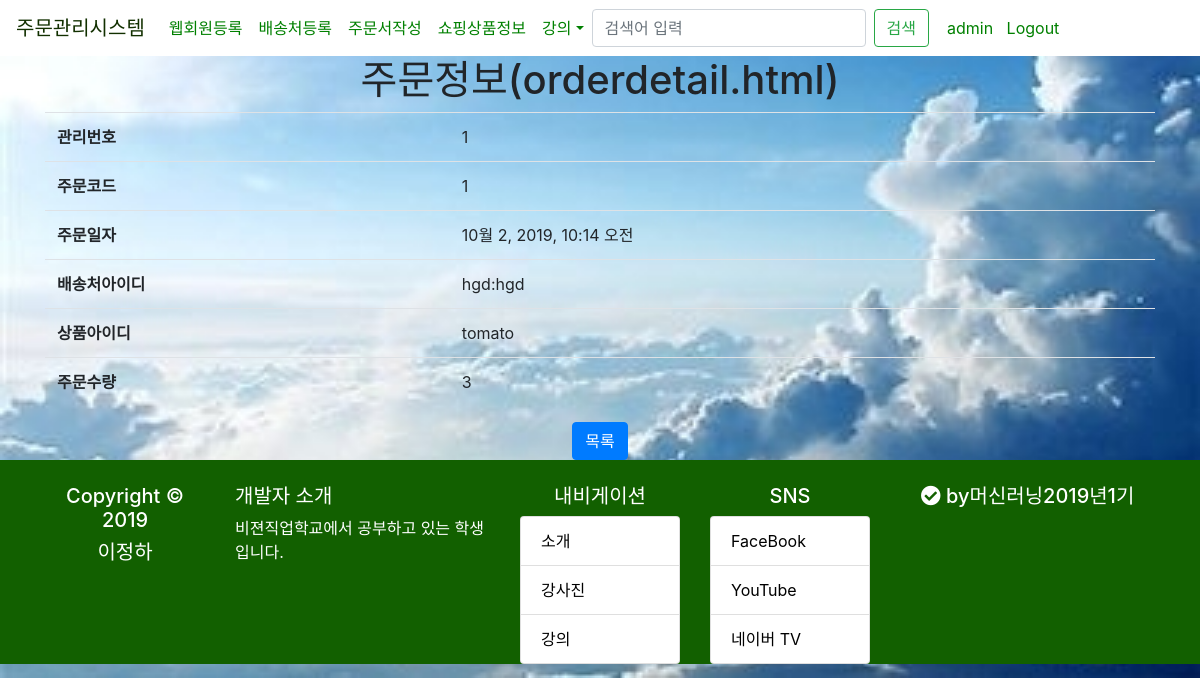
Screenshot of /ordersystem/view/1/ (signed in) with the database file from the repository.
### ordersystem/models.py (models this page shows, shortened)
class Orders(models.Model):#주문정보 -/주문번호,일련번호/주문일시,고객번호(FK),상품번호(FK),주문수량
    class Meta:
        unique_together = (('orderCode','id'),)
    orderCode = models.CharField(max_length=20)
    orderDay = models.DateTimeField(auto_now_add=True, blank=True)
    destinationId = models.ForeignKey(Destination,on_delete=models.CASCADE) #>>>> FK
    goodId = models.ForeignKey(Goods,on_delete=models.CASCADE)
    qty = models.IntegerField(default=0)

class Destination(models.Model):#수신처등록
    customid = models.CharField(max_length=50) #Customer 와 유사하나 이 부분이 틀림 포린키가 아니고 여러개 배송처 등록가능
    name = models.CharField(max_length=50)
    tel = models.CharField(max_length=50,null=True, blank=True)
    postcode = models.CharField(max_length=5)
    address = models.CharField(max_length=200)
    detailAddress = models.CharField(max_length=200,null=True, blank=True)
    extraAddress = models.CharField(max_length=200,null=True, blank=True)
    def __str__(self):
        return self.customid+":"+self.name;

class Goods(models.Model):#상품정보 -/상품번호/상품명,상품분류,주문단위,판매업체번호 (FK)
    goodName = models.CharField(max_length=100)
    classification = models.CharField(max_length=20) #상품분류 ~ 대,중,소, 500cc,1000cc etc
    orderUnit =  models.CharField(max_length=20) #주문단위 ~ 박스,개, ...
    enterprise_id = models.ForeignKey(Enterprise,on_delete=models.CASCADE) #>>>> FK
    def __str__(self):
        return self.goodName;

### ordersystem/views.py (the view)
# urls.py: path('view/<int:id>/',views.orderdetail,name='orederdetail'),
def orderdetail(request,id):
    order = Orders.objects.get(id=id)
    return render(request,'ordersystem/orderdetail.html',{'order':order})

### ordersystem/templates/ordersystem/orderdetail.html
{% extends "base.html" %} {% block content %}
<div class="container" align="center">
	<h1>주문정보(orderdetail.html)</h1>
	<table class="table">
		<tr>
			<th>관리번호</th>
			<td>{{order.id}}</td>
		</tr>
		<tr>
			<th>주문코드</th>
			<td>{{order.orderCode}}</td>
		</tr>
		<tr>
			<th>주문일자</th>
			<td>{{order.orderDay}}</td>
		</tr>
		<tr>
			<th>배송처아이디</th>
			<td>{{order.destinationId}}</td>
		</tr>
		<tr>
			<th>상품아이디</th>
			<td>{{order.goodId}}</td>
		</tr>
		<tr>
			<th>주문수량</th>
			<td>{{order.qty}}</td>
		</tr>
	</table>
	<button type="button" class="btn btn-primary"
		onclick="location.href='/ordersystem/orderlist'">목록</button>
</div>
{% endblock content %}

### templates/base.html (shortened to what this page needs)
{% load static %}
<!DOCTYPE html>
<html>
<head>
<link rel="stylesheet" href="{% static 'css/bootstrap.css' %}"
	type='text/css'>
<link href="{% static 'css/boost.css' %}" rel='stylesheet'
	type='text/css'>
<link rel="stylesheet"
	href="https://use.fontawesome.com/releases/v5.7.0/css/all.css"
>
<link href="{% static 'css/style.css' %}" rel="stylesheet"
	type="text/css">
<link href="{% static 'css/sungs.css' %}" rel='stylesheet'
	type='text/css'>
<body>
	<div id="header_div">
		<nav class="navbar navbar-expand-lg navbar-white bg-white" >
			<a class="navbar-brand" href="/index/" style="color: #123000">주문관리시스템</a>
			<div class="collapse navbar-collapse" id="navbarNavDropdown" >
				<ul class="navbar-nav">
					<li class="nav-item active"><a class="nav-link" href="/signup">웹회원등록</a></li>
					<li class="nav-item active"><a class="nav-link"
						href="/ordersystem/postal/">배송처등록</a></li>
					<li class="nav-item active"><a class="nav-link"
						href="/ordersystem/orderwrite/">주문서작성</a></li>
					<li class="nav-item active"><a class="nav-link"
						href="/ordersystem/goodslist">쇼핑상품정보</a></li>
					<li class="nav-item dropdown"><a
						class="nav-link dropdown-toggle" href="#" role="button"
						data-toggle="dropdown" aria-haspopup="true" aria-expanded="false">강의</a>
						</li>
				</ul>
				<form class="form-inline" action="#" method="post">
					<input class="form-control mr-sm-2" type="search"
						placeholder="검색어 입력" aria-label="검색">
					<button class="btn btn-outline-success my-2 my-sm-0" type="submit">검색</button>
				</form>
				<ul class="nav navbar-nav navbar-right">
					{% if user.is_active %}
						<li><a href="{%url 'login' %}">  {{user.username}}
						</a></li>
						<li><a href="{% url 'logout' %}">Logout</a></li>
					{% else %}
						<li><a href="{%url 'login' %}"> <span
								class="glyphicon glyphicon-user"></span> Login
						</a></li>
						&nbsp;&nbsp;&nbsp;
						<li><a href="{% url 'admin:index' %}">Admin</a></li>
					{% endif %}
				</ul>
			</div>
		</nav>
	</div>
	{% block content %} {% endblock content %}
	<footer style="background-color: #126000; color: #ffffff">
		<div class="container">
			<br>
			<div class="row">
				<div class="col-sm-2" style="text-align: center;">
					<h5>Copyright &copy; 2019</h5>
					<h5>이정하</h5>
				</div>
				<div class="col-sm-3">
					<h5>개발자 소개</h5>
					<p>비젼직업학교에서 공부하고 있는 학생입니다.</p>
				</div>
				<div class="col-sm-2">
					<h5 style="text-align: center;">내비게이션</h5>
					<div class="list-group">
						<a href="main.do" class="list-group-item">소개</a> <a
							href="teacher.jsp" class="list-group-item">강사진</a> <a
							href="lecture.jsp" class="list-group-item">강의</a>
					</div>
				</div>
				<div class="col-sm-2">
					<h5 style="text-align: center;">SNS</h5>
					<div class="list-group">
						<a href="#" class="list-group-item">FaceBook</a> <a href="#"
							class="list-group-item">YouTube</a> <a href="#"
							class="list-group-item">네이버 TV</a>
					</div>
				</div>
				<div class="col-sm-3">
					<h5 style="text-align: center;">
						<i class="fas fa-check-circle"></i>&nbsp;by머신러닝2019년1기
					</h5>
				</div>
			</div>
		</div>
	</footer>
</body>
</html>

### static/css/boost.css (style rules this page uses)
* { font-family: 'Nanum Gothic'; }
a { color: #000000; text-decoration: none; }
.navbar { background-color:#000000; border-color:#000000; }
.navbar .navbar-brand { color:#ffffff; }

### static/css/style.css (style rules this page uses)
li a { color: green; }
body { background: white url("images/background.jpg") no-repeat; background-size: cover; }

### rows the page displays
Orders: id "1", orderCode "1", orderDay "10월 2, 2019, 10:14 오전", destinationId "hgd:hgd", goodId "tomato", qty "3"

### other values shown
{{ user.username }} "admin"
